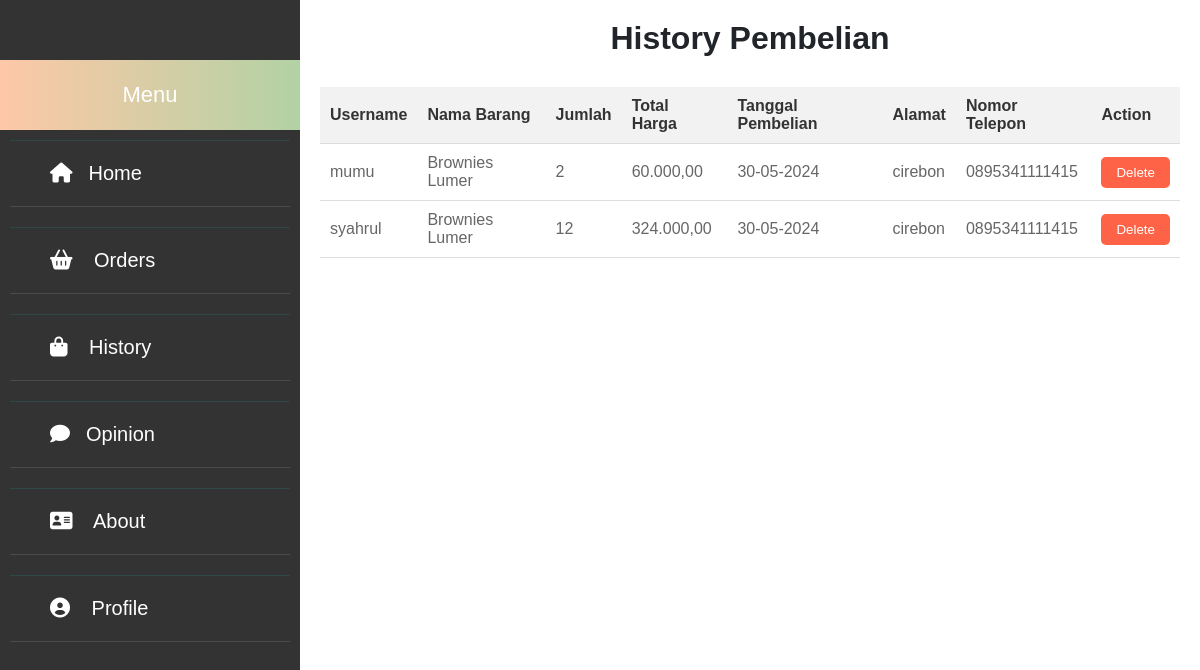
The page /history.php on the database its author committed.
### tables this page shows
CREATE TABLE `pembelian` (
  `id` int(11) NOT NULL,
  `username` varchar(50) NOT NULL,
  `nama_barang` varchar(100) NOT NULL,
  `jumlah` int(11) NOT NULL,
  `total_harga` decimal(10,2) NOT NULL,
  `tanggal_pembelian` date DEFAULT NULL,
  `alamat` varchar(255) DEFAULT NULL,
  `nomor_telepon` varchar(15) DEFAULT NULL,
  `diskon` double DEFAULT NULL
);

### history.php (the view, shortened to what this page needs)
<!DOCTYPE html>
<html lang="en">
<head>
    <link rel="stylesheet" href="https://cdnjs.cloudflare.com/ajax/libs/font-awesome/6.0.0-beta3/css/all.min.css">
    <link rel="stylesheet" href="atas.css">
    <link rel="stylesheet" href="sidebar.css">
</head>
<body>
    <div class="main-container">
        <div class="sidebar">
            <div class="top">
                Menu
            </div>
            <ul>
                <li><a href="index.html"><i class="fa fa-home"></i>Home</a></li>
                <li><a href="garis1.html"><i class="fa fa-shopping-basket"></i> Orders</a></li>
                <li><a href="history.php"><i class="fa fa-shopping-bag"></i> History</a></li>
                <li><a href="garis2.php"><i class="fa fa-comment" aria-hidden="true"></i>Opinion</a></li>
                <li><a href="About.php"><i class="fa fa-address-card" aria-hidden="true"></i> About</a></li>
                <li><a href="home.php"><i class="fa fa-user-circle"></i> Profile</a></li>
            </ul>
        </div>
        <div class="content">
            <h1 class="page-title">History Pembelian</h1>
            <table class="history-table">
                <thead>
                    <tr>
                        <th>Username</th>
                        <th>Nama Barang</th>
                        <th>Jumlah</th>
                        <th>Total Harga</th>
                        <th>Tanggal Pembelian</th>
                        <th>Alamat</th>
                        <th>Nomor Telepon</th>
                        <th>Action</th>
                    </tr>
                </thead>
                <tbody>
                    <?php
                    $host = "localhost";
                    $user = "root";
                    $pass = "";
                    $db_name = "penjualan_brownies";
                    $conn = new mysqli($host, $user, $pass, $db_name);
                    $sql = "SELECT id, username, nama_barang, jumlah, total_harga, tanggal_pembelian, alamat, nomor_telepon FROM pembelian";
                    $result = $conn->query($sql);
                    if ($result->num_rows > 0) {
                        while($row = $result->fetch_assoc()) {
                            echo "<tr>";
                            echo "<td>" . $row["username"] . "</td>";
                            echo "<td>" . $row["nama_barang"] . "</td>";
                            echo "<td>" . $row["jumlah"] . "</td>";
                            echo "<td>" . number_format($row["total_harga"], 2, ',', '.') . "</td>";
                            echo "<td>" . date('d-m-Y', strtotime($row["tanggal_pembelian"])) . "</td>";
                            echo "<td>" . $row["alamat"] . "</td>";
                            echo "<td>" . $row["nomor_telepon"] . "</td>";
                            echo "<td><button class='delete-btn' data-id='" . $row["id"] . "'>Delete</button></td>";
                            echo "</tr>";
                        }
                    } else {
                        echo "<tr><td colspan='8'>Tidak ada data pembelian.</td></tr>";
                    }
                    ?>
                </tbody>
            </table>
        </div>
    </div>
</body>
</html>

### atas.css (style rules this page uses)
body { margin: 0; font-family: 'Times New Roman' , Times, serif; font-size: 1rem; color: #212529; -webkit-text-size-adjust: 100%; -webkit-tap-highlight-color: transparent; }
* { margin: 0; padding: 0; list-style: none; text-decoration: none; }
.sidebar { position: fixed; left: 0px; width: 250px; height: 100%; background: #74bdcb; transition: all 0.5s ease; }
.sidebar .top { font-size: 22px; color: #fff; text-align: center; line-height: 70px; background-image: linear-gradient(to right, #fec8a7, #b2d2a4); }
.sidebar ul a { display: block; height: 100%; width: 100%; line-height: 65px; font-size: 20px; color: #fff; padding-left: 40px; box-sizing: border-box; border-top: 1px solid rgba(6, 255, 251, 0.1); border-bottom: 1px solid rgba(125, 134, 146, 0.302); transition: all 0.5s ease; }
.sidebar ul a i { margin-right: 16px; }
.content { margin-left: 300px; padding: 20px; overflow-y: auto; }

### sidebar.css (style rules this page uses)
.sidebar { height: 100%; width: 300px; position: fixed; top: 0; left: 0; background-color: #333; padding-top: 60px; z-index: 1; transition: width 0.3s ease; }
.sidebar ul { list-style-type: none; padding: 0; margin: 0; }
.sidebar ul li { padding: 10px; font-size: 20px; color: white; }
.sidebar ul li a { text-decoration: none; color: white; }
.content { margin-left: 300px; padding: 20px; }

### history.php (style rules this page uses)
body, html { height: 100%; margin: 0; padding: 0; font-family: Arial, sans-serif; }
.main-container { display: flex; height: 100%; }
.sidebar { flex: 0 0 250px; background-color: #333; color: #fff; padding-top: 60px; box-sizing: border-box; }
.content { flex: 1; padding: 20px; box-sizing: border-box; overflow-y: auto; }
.page-title { text-align: center; margin-bottom: 30px; }
.history-table { width: 100%; border-collapse: collapse; }
.history-table th, .history-table td { padding: 10px; border-bottom: 1px solid #ddd; text-align: left; }
.history-table th { background-color: #f2f2f2; color: #333; }
.history-table td { color: #666; }
.delete-btn { background-color: #ff6347; color: #fff; border: none; border-radius: 5px; padding: 8px 15px; cursor: pointer; transition: background-color 0.3s; }

### rows shown on the page
pembelian: username "mumu", nama_barang "Brownies Lumer", jumlah "2", total_harga "60.000,00", tanggal_pembelian "30-05-2024", alamat "cirebon", nomor_telepon "0895341111415"
pembelian: username "syahrul", nama_barang "Brownies Lumer", jumlah "12", total_harga "324.000,00", tanggal_pembelian "30-05-2024", alamat "cirebon", nomor_telepon "0895341111415"
